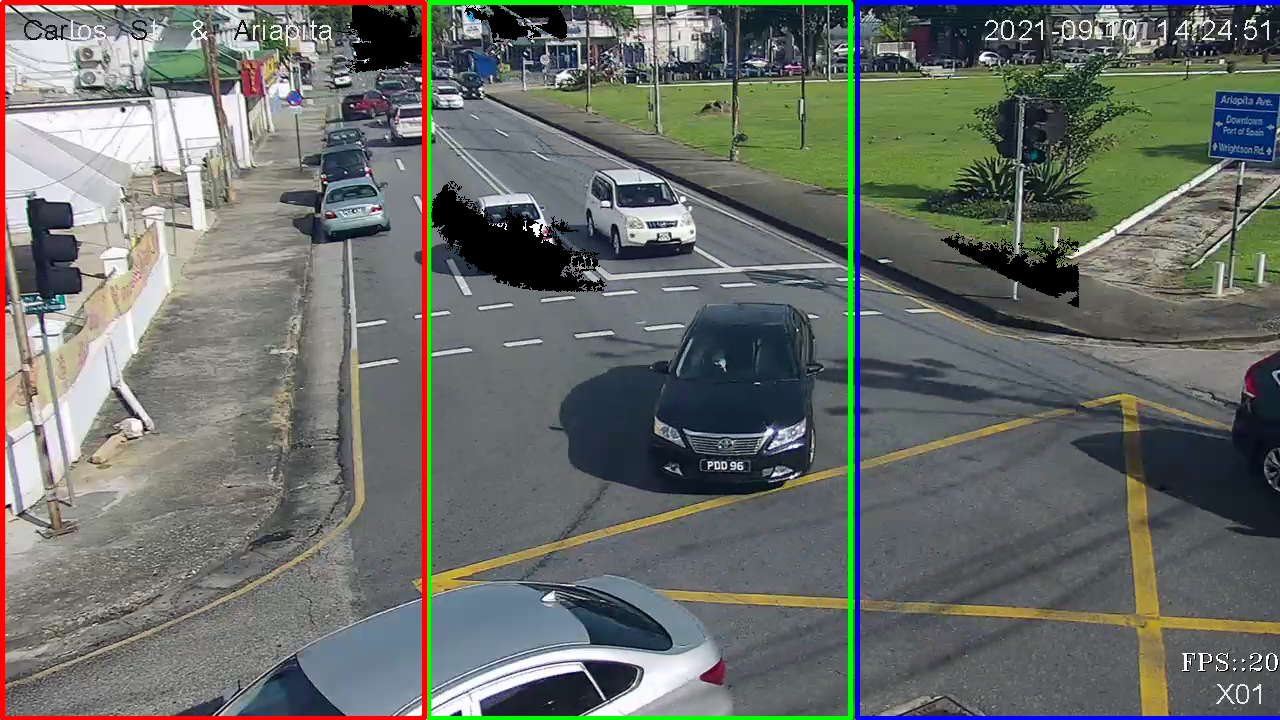
#> input picture extra/motionDectionc++Data.png, 1280 x 720 px, given in place of index.m3u8, which was not available
$ python main.py
#> lines starting #> are read from the running program, lines starting #| are printed output that depends on the picture; after the words box and inside, x2 and y2 are one past the last pixel; in counts of white or black regions, pixels touching at a corner belong together; pictures that were not available may be replaced by others from this repository, and a replacement may not be noted
import cv2
import numpy as np


def draw_str(dst, target: tuple, s: str) -> None:
    """Quickly draw a string on the frame using white on black to show up no matter what is on the screen.

    Parameters
    -----------
    dst: :class:`Image`
        The frame to put on.
    target: :class:`tuple`
        Location of the text.
    s: :class:`str`
        Text you want on the page..

    Return
    -----------
        NONE
    """

    x, y = target
    cv2.putText(dst, s, (x+1, y+1), cv2.FONT_HERSHEY_PLAIN, 1.0, (0, 0, 0), thickness=2, lineType=cv2.LINE_AA)
    cv2.putText(dst, s, (x, y), cv2.FONT_HERSHEY_PLAIN, 1.0, (255, 255, 255), lineType=cv2.LINE_AA)


def main():
    vid = cv2.VideoCapture(
        "https://5b61f36fddea5.streamlock.net:1937/ultsol/carlos_st.stream/index.m3u8")
    boxes_avg = {}
    while True:
        _, frame = vid.read()
#> frame is the input picture: shape (720, 1280, 3); mean B, G, R 105.7, 110.4, 105.7
        detections = []
        height, widith, _ = frame.shape
#> height = 720; widith = 1280
        hsv = cv2.cvtColor(frame[81:81+86, 992:992+75], cv2.COLOR_BGR2HSV) # Image Crop:               y:y+h,   x:x+w
#> hsv: shape (86, 75, 3); mean H, S, V 81.5, 89.9, 67.1
        # hsv = cv2.cvtColor( frame[185:185+114, 27:27+71], cv2.COLOR_BGR2HSV) #left side light for testing
        _height, _, _ = hsv.shape

        lower_range = np.array([0, 0, 0])
        upper_range = np.array([250, 250, 250])

        medBlur = cv2.medianBlur(hsv, 3)
#> medBlur: shape (86, 75, 3); mean H, S, V 81.5, 84.5, 66.2
        mask = cv2.inRange(medBlur, lower_range, upper_range)
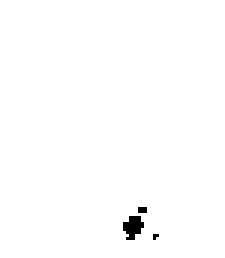
#> mask: shape (86, 75) (shown 3 times larger); 99.3% white; 3 black regions (2 under 20 px)

        contours, _ = cv2.findContours(mask, cv2.RETR_TREE, cv2.CHAIN_APPROX_SIMPLE)
#> contours = 4 contours, 2 with area under 20; largest, box (x1, y1, x2, y2) and area: (0, 0, 75, 86) 6290, (40, 71, 49, 81) 50
        for cnt in contours:
            area = cv2.contourArea(cnt)
            # Average area size of the light and ignoring errors like cars/trucks reflecting light.
            if area < 1000 and area > 40:
                x, y, w, h = cv2.boundingRect(cnt)
                cx = (x + x + w) // 2
                cy = (y + y + h) // 2
                detections.append([cx, cy])

                x = x + 992  # Add back the crop to the orgingal for better drawing on frame
                y = y + 81  # Add back the crop to the orgingal for better drawing on frame
                cv2.rectangle(frame, (x, y), (x + w, y + h), (255, 0, 0), 3)
                draw_str(frame, (20, height - 60), f"Light Pos:   {cy}")
                draw_str(frame, (20, height - 50), "-------------")

                if str(cy) not in boxes_avg:
                    boxes_avg[str(cy)] = 1
                else:
                    boxes_avg[str(cy)] += 1
#> this loop made 4 passes
#> (area, w, h, cx, cy) on pass 3: (49.5, 9, 10, 44, 76)
#> (cnt, area) on pass 1: ([[0, 0], [0, 85], [74, 85], [74, 0]], 6290)
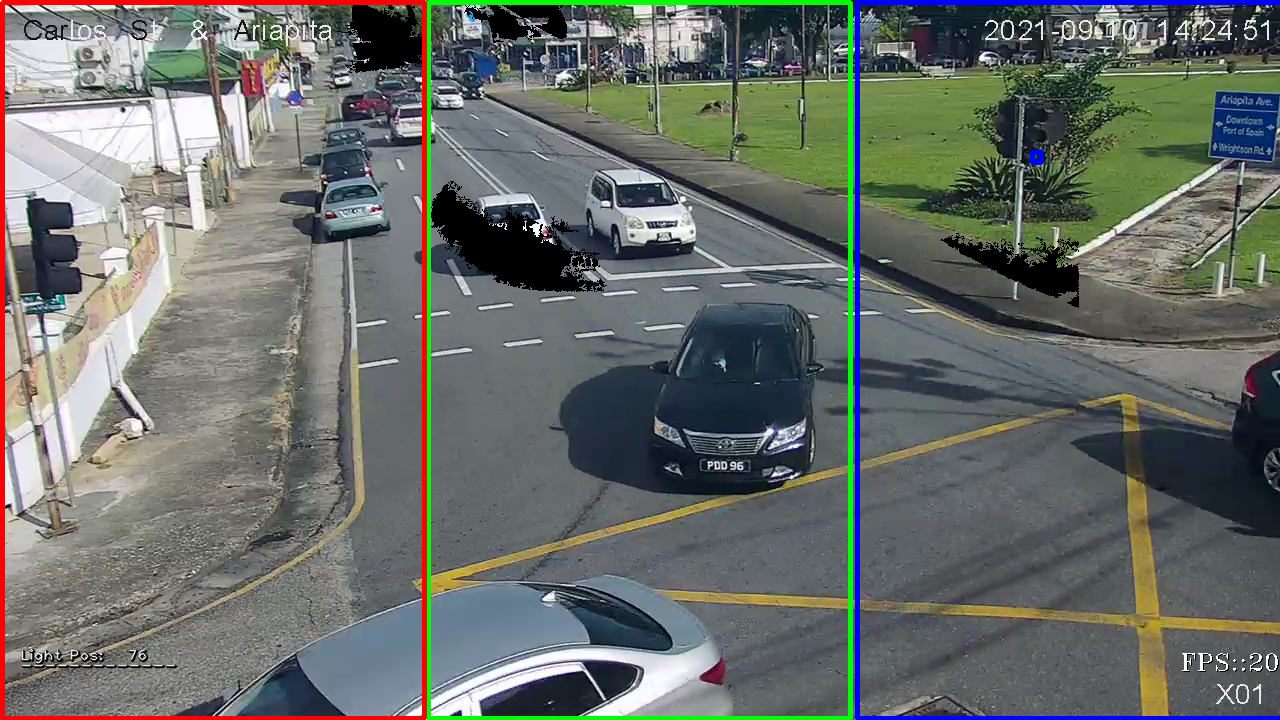
#> frame: shape (720, 1280, 3); 0.21% of pixels changed, all inside (x1, y1, x2, y2) = (21, 150, 1044, 669)
#> after the loop, boxes_avg = {'76': 1}; detections = [[44, 76]]

        for box in detections:
            upper, middle, bottom = (0, int(_height / 3 + 10)), (int(_height / 3) - 3, int(_height / 3 + _height / 3)
                                         + 5),(int(_height / 3 + _height / 3) - 3, int(_height / 3 + _height / 3 + _height / 3) + 5)
            print(upper, middle, bottom, "-> ", box[1])

            if box[1] in range(upper[0], upper[1]):
                draw_str(frame, (20, height - 30), "Left Light:  " + "GREEN")
                draw_str(frame, (20, height - 10), "Right Light: " + "Red")
            elif box[1] in range(middle[0], middle[1]):
                draw_str(frame, (20, height - 30), "Left Light:  " + "RED")
                draw_str(frame, (20, height - 10), "Right Light: " + "Yellow")
            elif box[1] in range(bottom[0], bottom[1]):
                draw_str(frame, (20, height - 30), "Left Light:  " + "RED")
                draw_str(frame, (20, height - 10), "Right Light: " + "GREEN")
            else:
                draw_str(frame, (20, height - 30), "Left Light:  " + "UNKNOWN")
                draw_str(frame, (20, height - 10), "Right Light: " + "UNKNOWN")
#> this loop made 1 pass
#> (box, upper, middle, bottom) on pass 1: ([44, 76], (0, 38), (25, 62), (54, 91))
#| (0, 38) (25, 62) (54, 91) ->  76
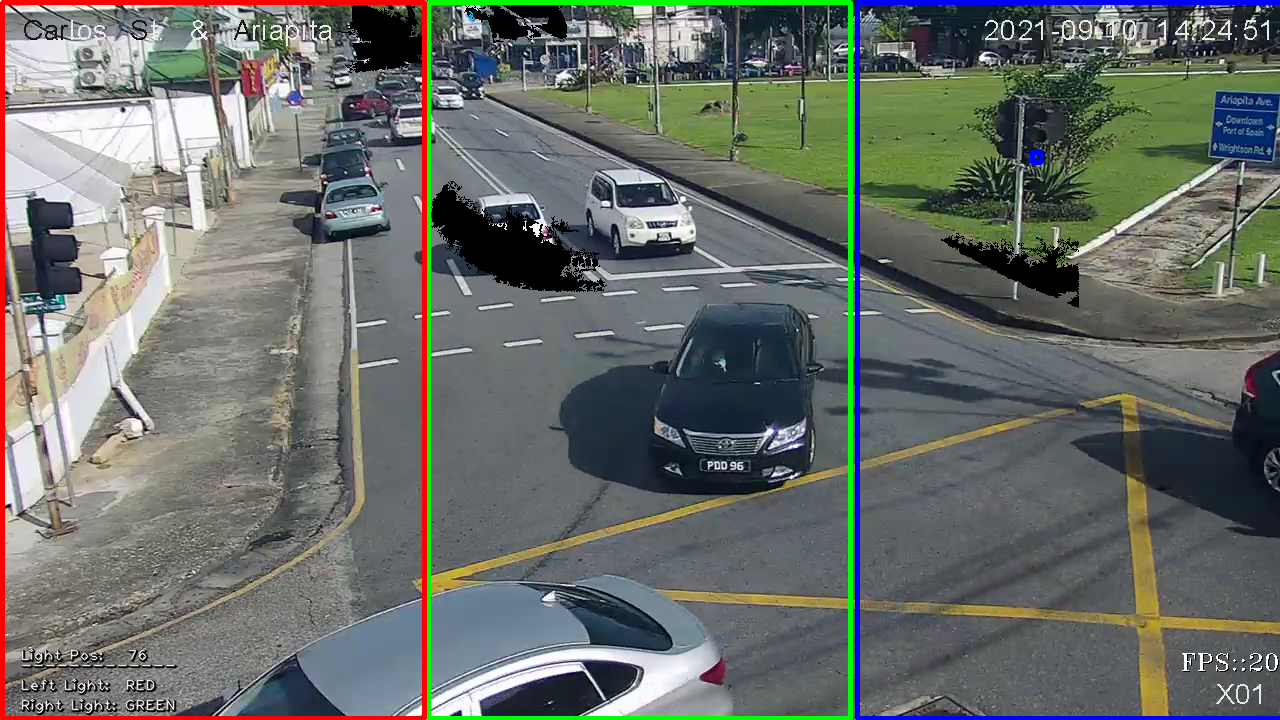
#> frame: shape (720, 1280, 3); 0.32% of pixels changed, all inside (x1, y1, x2, y2) = (21, 679, 177, 716)

        cv2.imshow('Light Detector', frame)
        # cv2.imshow('mask Light Detect', mask)

        key = cv2.waitKey(30)
#> (key Esc is pressed here)
        if key == 27:
            vid.release()
            cv2.destroyAllWindows()
            break

    print("Average placements of the lights for hard coding:", dict(sorted(boxes_avg.items(), key=lambda x: x[1])))
#| Average placements of the lights for hard coding: {'76': 1}
    vid.release()
    cv2.destroyAllWindows()


if __name__ == "__main__":
    main()
